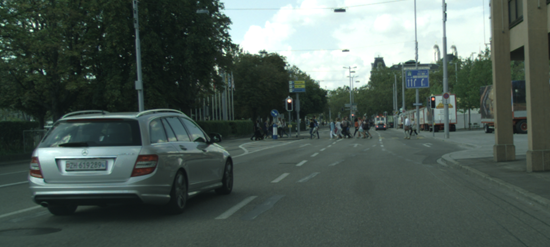
#> input picture SGM/img/image.png, 550 x 247 px
$ python gaussian.py
#> lines starting #> are read from the running program, lines starting #| are printed output that depends on the picture
import cv2
import numpy as np

# 读取原图
image = cv2.imread('./img/image.png')
#> image is the input picture: shape (247, 550, 3); mean B, G, R 85.4, 91.4, 77.7

# 降采样到 640x480
image_downsampled = cv2.resize(image, (224, 224))
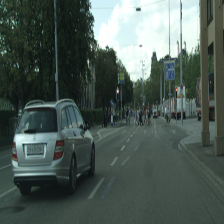
#> image_downsampled: shape (224, 224, 3); mean B, G, R 85.3, 91.3, 77.6

# 上采样回原始尺寸
image_upsampled = cv2.resize(image_downsampled, (image.shape[1], image.shape[0]))

# 保存结果图像
cv2.imwrite('./imgdownsampled_image.jpg', image_downsampled)
cv2.imwrite('./imgupsampled_image.jpg', image_upsampled)
